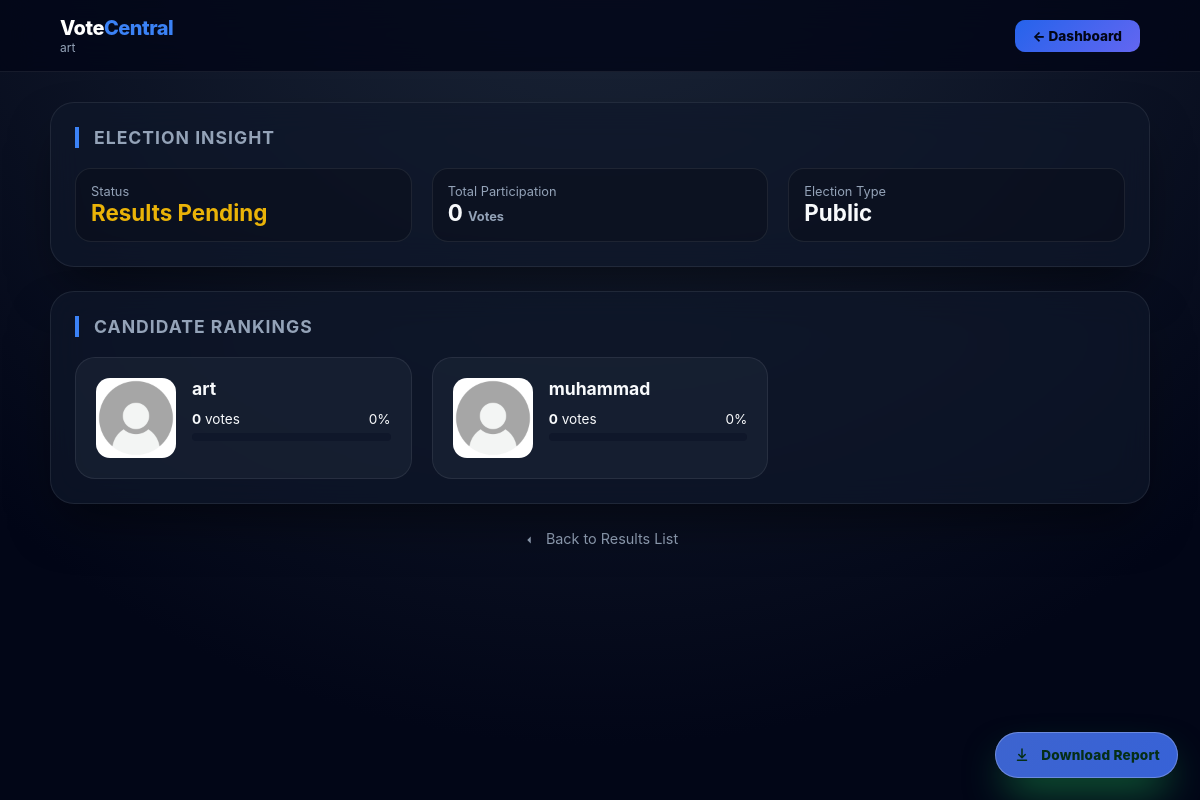
/admin/results/2 (signed in), run on the app's committed database.
### app.py (models this page shows)
class Election(db.Model):
    id = db.Column(db.Integer, primary_key=True)
    admin_id = db.Column(db.Integer, db.ForeignKey("admin.id"))
    name = db.Column(db.String(120))
    election_type = db.Column(db.String(20))  # public / private
    public_code = db.Column(db.String(20), nullable=True)
    start_time = db.Column(db.String(40), nullable=True)
    end_time = db.Column(db.String(40), nullable=True)
    result_visible = db.Column(db.Boolean, default=True)
    candidates = db.relationship("Candidate", backref="election", cascade="all,delete")
    votes = db.relationship("Vote", backref="election", cascade="all,delete")
    whitelist = db.relationship("VoterWhitelist", backref="election", cascade="all,delete")

class Candidate(db.Model):
    id = db.Column(db.Integer, primary_key=True)
    election_id = db.Column(db.Integer, db.ForeignKey("election.id"))
    name = db.Column(db.String(120))
    party = db.Column(db.String(120), nullable=True)
    description = db.Column(db.String(255), nullable=True)
    photo = db.Column(db.String(255), nullable=True)

### app.py (the view)
@app.route("/admin/results/<eid>")
def admin_result_detail(eid):
    if not require_admin_login():
        return redirect("/")
    election = Election.query.get_or_404(eid)
    if election.admin_id != session["admin_id"]:
        flash("Unauthorized access")
        return redirect("/admin/dashboard")
    now = datetime.now(timezone.utc)
    ended = False
    if election.end_time:
        ended = now >= datetime.fromisoformat(election.end_time)
    if election.election_type == "private" and not ended:
        flash("Private election results unlock only end time")
        return redirect("/admin/results")
    candidates = Candidate.query.filter_by(election_id=election.id).all()
    result = []
    max_votes = 0
    for c in candidates:
        count = Vote.query.filter_by(candidate_id=c.id).count()
        max_votes = max(max_votes, count)
        result.append({
            "name": c.name,
            "count": count,
            "photo": c.photo,
            "party": getattr(c, 'party', 'Independent') # Safe fallback
        })
    result = sorted(result, key=lambda x: x['count'], reverse=True)
    for r in result:
        r["winner"] = (r["count"] == max_votes and max_votes > 0)
    total_whitelisted = VoterWhitelist.query.filter_by(election_id=election.id).count()
    voted_count = Vote.query.filter_by(election_id=election.id).count()
    not_voted_count = max(0, total_whitelisted - voted_count) if election.election_type == 'private' else 0
    total_votes = Vote.query.filter_by(election_id=election.id).count()
    def format_date(date_str):
        if not date_str: return "N/A"
        try:
            dt = datetime.fromisoformat(date_str)
            return dt.strftime("%b %d, %Y • %I:%M %p") # e.g. Jan 20, 2026 • 04:30 PM
        except: return date_str
    return render_template(
        "admin_result_detail.html", # or admin_result_detail.html
        election=election,
        result=result,
        total_votes=total_votes,
        total_whitelisted=total_whitelisted,
        not_voted_count=not_voted_count,
        start_fmt=format_date(election.start_time),
        end_fmt=format_date(election.end_time)
    )

### app.py (called while the page is built)
def require_admin_login():
    if "admin_id" not in session or not session["admin_id"]:
        flash("Admin login required")
        return False
    return True

### templates/admin_result_detail.html (shortened to what this page needs)
<!DOCTYPE html>
<html lang="en">
<head>
</head>
<body>
<nav class="topbar">
<div class="topbar-brand">
  <div class="title">
    <span class="brand-vote">Vote</span><span class="brand-central">Central</span>
  </div>
  <div class="sub">{{ election.name }}</div>
</div>
    <a href="/admin/dashboard" class="btn-nav"> ← Dashboard</a>
</nav>
<div class="container">
    <div class="glass-card">
        <div class="section-header"><h2>Election Insight</h2></div>
        <div class="summary-grid">
            <div class="stat-item">
                <span class="stat-label">Status</span>
                <span class="stat-value" style="color: {{ '#22c55e' if ended else '#eab308' }}">
                    {{ 'Official Results Published' if ended else 'Results Pending' }}
                </span>
            </div>
            <div class="stat-item">
                <span class="stat-label">Total Participation</span>
                <span class="stat-value">{{ total_votes }} <small style="font-size: 0.8rem; color: var(--text-dim)">Votes</small></span>
            </div>
            <div class="stat-item">
                <span class="stat-label">Election Type</span>
                <span class="stat-value" style="text-transform: capitalize;">{{ election.election_type }}</span>
            </div>
        </div>
    </div>
    <div class="glass-card">
        <div class="section-header"><h2>Candidate Rankings</h2></div>
        {% set tie_count = result | selectattr('winner') | list | length %}
        <div class="results-grid">
            {% for r in result %}
            <div class="cand-card
                {% if ended and r.winner and tie_count > 1 %}tie{% endif %}">
<div class="media-box">
  <img src="/static/uploads/{{ r.photo if r.photo else 'default.png' }}">
</div>
                <div class="cand-info">
                    <div class="cand-name">{{ r.name }}</div>
                    <div class="vote-meta">
                        <span class="vote-count"><b>{{ r.count }}</b> votes</span>
                        <span class="vote-pct" id="pct-{{ loop.index }}">0%</span>
                    </div>
                    <div class="progress-track">
                    </div>
                </div>
            </div>
            {% endfor %}
        </div>
    </div>
    <div style="text-align: center; margin-top: 10px;">
        <a href="/admin/results" style="color:var(--text-dim);font-size:0.9rem;text-decoration:none;">
  <svg class="icon" viewBox="0 0 24 24">
    <path d="M15 18l-6-6 6-6"/>
  </svg>
  Back to Results List
</a>
    </div>
</div>
<button class="fab-download" onclick="downloadReport()" aria-label="Download report">
<svg viewBox="0 0 24 24" class="fab-icon" aria-hidden="true">
  <path d="M12 3a1 1 0 0 1 1 1v9.17l2.59-2.58a1 1 0 1 1 1.41 1.42l-4.3 4.29a1 1 0 0 1-1.4 0l-4.3-4.29a1 1 0 1 1 1.41-1.42L11 13.17V4a1 1 0 0 1 1-1z"/>
  <path d="M5 19a1 1 0 0 1 1-1h12a1 1 0 1 1 0 2H6a1 1 0 0 1-1-1z"/>
</svg>
  <span class="fab-text">Download Report</span>
</button>
</body>
</html>

### templates/admin_result_detail.html (style rules this page uses)
:root { --bg: #020617; --card-bg: rgba(15, 23, 42, 0.7); --border: rgba(255, 255, 255, 0.08); --accent: #3b82f6; --success: #22c55e; --warning: #eab308; --text-main: #f8fafc; --text-dim: #94a3b8; --glass: blur(16px); --brand-blue:#2563eb; --blue:var(--brand-blue); --indigo:#6366f1; }
* { margin: 0; padding: 0; box-sizing: border-box; font-family: 'Inter', system-ui, -apple-system, sans-serif; }
body { background: var(--bg); background-image: radial-gradient(circle at 50% -20%, #1e293b 0%, #020617 80%); color: var(--text-main); min-height: 100vh; padding-bottom: 50px; }
.topbar { position: sticky; top: 0; z-index: 1000; display: flex; justify-content: space-between; align-items: center; padding: 16px 5%; background: rgba(2, 6, 23, 0.8); backdrop-filter: var(--glass); border-bottom: 1px solid var(--border); }
.topbar-brand .title { font-size: 1.25rem; font-weight: 800; letter-spacing: -0.5px; }
.topbar-brand .sub { font-size: 0.75rem; color: var(--text-dim); }
.btn-nav { background:linear-gradient(135deg,var(--blue),var(--indigo)); color:#020617; text-decoration: none; padding: 8px 18px; border-radius: 10px; font-size: 0.85rem; font-weight: 800; transition: 0.3s cubic-bezier(0.4, 0, 0.2, 1); }
.container { width: 1100px; max-width: 92%; margin: 30px auto; }
.glass-card { background: var(--card-bg); backdrop-filter: var(--glass); border: 1px solid var(--border); border-radius: 24px; padding: 24px; margin-bottom: 24px; box-shadow: 0 25px 50px -12px rgba(0, 0, 0, 0.5); }
.section-header { margin-bottom: 20px; border-left: 4px solid var(--accent); padding-left: 15px; }
.section-header h2 { font-size: 1.1rem; text-transform: uppercase; letter-spacing: 1px; color: var(--text-dim); }
.summary-grid { display: grid; grid-template-columns: repeat(auto-fit, minmax(200px, 1fr)); gap: 20px; }
.stat-item { background: rgba(0,0,0,0.2); padding: 15px; border-radius: 16px; border: 1px solid var(--border); }
.stat-label { font-size: 0.8rem; color: var(--text-dim); display: block; }
.stat-value { font-size: 1.4rem; font-weight: 700; color: var(--text-main); }
.results-grid { display: grid; grid-template-columns: repeat(auto-fill, minmax(320px, 1fr)); gap: 20px; }
.cand-card { position: relative; background: rgba(30, 41, 59, 0.5); border-radius: 20px; padding: 20px; border: 1px solid var(--border); display: flex; gap: 16px; transition: 0.3s; }
.cand-info { flex: 1; }
.cand-name { font-size: 1.1rem; font-weight: 700; margin-bottom: 4px; }
.vote-meta { display: flex; justify-content: space-between; font-size: 0.85rem; margin-top: 12px; margin-bottom: 6px; }
.progress-track { width: 100%; height: 8px; background: #0f172a; border-radius: 10px; overflow: hidden; }
.brand-vote { color:#ffffff; }
.brand-central { color:#3b82f6; }
.media-box { width:80px; aspect-ratio:1/1; border-radius:14px; overflow:hidden; background:#0f172a; flex-shrink:0; }
.media-box img { width:100%; height:100%; object-fit:cover; }
.icon { width:14px; height:14px; fill:currentColor; margin-right:6px; vertical-align:middle; }
.fab-download { position: fixed; right: 22px; bottom: 22px; z-index: 1500; display: flex; align-items: center; gap: 10px; padding: 14px 18px; border-radius: 999px; background: linear-gradient(135deg, #3d64cf, #3762d7); color: #052e16; border: none; font-weight: 800; font-size: 0.85rem; letter-spacing: .2px; cursor: pointer; box-shadow: 0 20px 40px -10px rgba(34,197,94,.6), inset 0 0 0 1px rgba(255,255,255,.25); transition: transform .25s ease, box-shadow .25s ease; }
.fab-icon { width:18px; height:18px; fill:currentColor; }

### data on the page
Election: name "art", election_type "Public"
Candidate: photo (placeholder picture), name "art", count "0"
Candidate: photo (placeholder picture), name "muhammad", count "0"

### other printed values
{{ 'Official Results Published' if ended else 'Results Pending' }} "Results Pending"
{{ total_votes }} "0"
